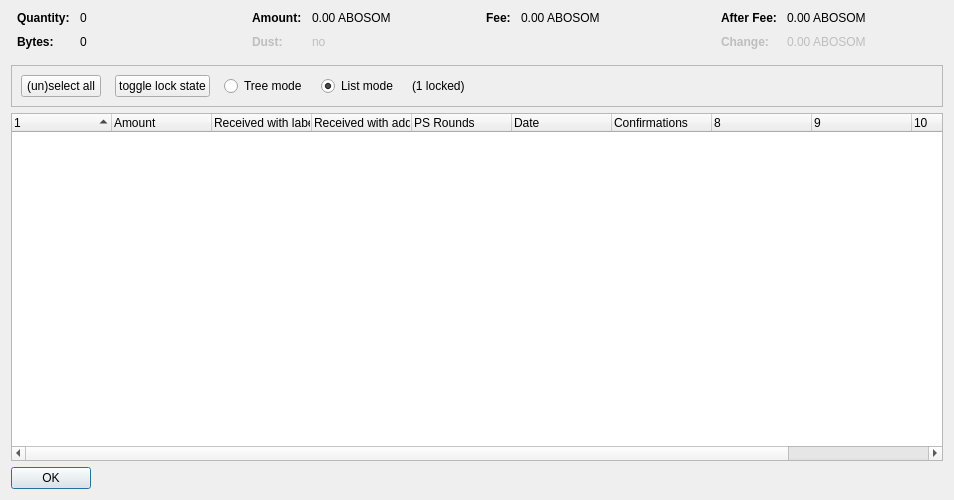
<?xml version="1.0" encoding="UTF-8"?>
<ui version="4.0">
 <class>CoinControlDialog</class>
 <widget class="QDialog" name="CoinControlDialog">
  <property name="geometry">
   <rect>
    <x>0</x>
    <y>0</y>
    <width>954</width>
    <height>500</height>
   </rect>
  </property>
  <property name="windowTitle">
   <string>Coin Selection</string>
  </property>
  <layout class="QVBoxLayout" name="verticalLayout">
   <item>
    <layout class="QHBoxLayout" name="horizontalLayoutTop" stretch="0,0,0,0">
     <property name="topMargin">
      <number>0</number>
     </property>
     <property name="bottomMargin">
      <number>10</number>
     </property>
     <item>
      <layout class="QFormLayout" name="formLayoutCoinControl1">
       <property name="horizontalSpacing">
        <number>10</number>
       </property>
       <property name="verticalSpacing">
        <number>10</number>
       </property>
       <property name="leftMargin">
        <number>6</number>
       </property>
       <property name="rightMargin">
        <number>6</number>
       </property>
       <item row="0" column="0">
        <widget class="QLabel" name="labelCoinControlQuantityText">
         <property name="font">
          <font>
           <weight>75</weight>
           <bold>true</bold>
          </font>
         </property>
         <property name="text">
          <string>Quantity:</string>
         </property>
        </widget>
       </item>
       <item row="0" column="1">
        <widget class="QLabel" name="labelCoinControlQuantity">
         <property name="cursor">
          <cursorShape>IBeamCursor</cursorShape>
         </property>
         <property name="contextMenuPolicy">
          <enum>Qt::ActionsContextMenu</enum>
         </property>
         <property name="text">
          <string notr="true">0</string>
         </property>
         <property name="textInteractionFlags">
          <set>Qt::LinksAccessibleByMouse|Qt::TextSelectableByKeyboard|Qt::TextSelectableByMouse</set>
         </property>
        </widget>
       </item>
       <item row="1" column="0">
        <widget class="QLabel" name="labelCoinControlBytesText">
         <property name="font">
          <font>
           <weight>75</weight>
           <bold>true</bold>
          </font>
         </property>
         <property name="text">
          <string>Bytes:</string>
         </property>
        </widget>
       </item>
       <item row="1" column="1">
        <widget class="QLabel" name="labelCoinControlBytes">
         <property name="cursor">
          <cursorShape>IBeamCursor</cursorShape>
         </property>
         <property name="contextMenuPolicy">
          <enum>Qt::ActionsContextMenu</enum>
         </property>
         <property name="text">
          <string notr="true">0</string>
         </property>
         <property name="textInteractionFlags">
          <set>Qt::LinksAccessibleByMouse|Qt::TextSelectableByKeyboard|Qt::TextSelectableByMouse</set>
         </property>
        </widget>
       </item>
      </layout>
     </item>
     <item>
      <layout class="QFormLayout" name="formLayoutCoinControl2">
       <property name="horizontalSpacing">
        <number>10</number>
       </property>
       <property name="verticalSpacing">
        <number>10</number>
       </property>
       <property name="leftMargin">
        <number>6</number>
       </property>
       <property name="rightMargin">
        <number>6</number>
       </property>
       <item row="0" column="0">
        <widget class="QLabel" name="labelCoinControlAmountText">
         <property name="font">
          <font>
           <weight>75</weight>
           <bold>true</bold>
          </font>
         </property>
         <property name="text">
          <string>Amount:</string>
         </property>
        </widget>
       </item>
       <item row="0" column="1">
        <widget class="QLabel" name="labelCoinControlAmount">
         <property name="cursor">
          <cursorShape>IBeamCursor</cursorShape>
         </property>
         <property name="contextMenuPolicy">
          <enum>Qt::ActionsContextMenu</enum>
         </property>
         <property name="text">
          <string notr="true">0.00 ABOSOM</string>
         </property>
         <property name="textInteractionFlags">
          <set>Qt::LinksAccessibleByMouse|Qt::TextSelectableByKeyboard|Qt::TextSelectableByMouse</set>
         </property>
        </widget>
       </item>
       <item row="1" column="0">
        <widget class="QLabel" name="labelCoinControlLowOutputText">
         <property name="enabled">
          <bool>false</bool>
         </property>
         <property name="font">
          <font>
           <weight>75</weight>
           <bold>true</bold>
          </font>
         </property>
         <property name="text">
          <string>Dust:</string>
         </property>
        </widget>
       </item>
       <item row="1" column="1">
        <widget class="QLabel" name="labelCoinControlLowOutput">
         <property name="enabled">
          <bool>false</bool>
         </property>
         <property name="cursor">
          <cursorShape>IBeamCursor</cursorShape>
         </property>
         <property name="contextMenuPolicy">
          <enum>Qt::ActionsContextMenu</enum>
         </property>
         <property name="text">
          <string notr="true">no</string>
         </property>
         <property name="textInteractionFlags">
          <set>Qt::LinksAccessibleByMouse|Qt::TextSelectableByKeyboard|Qt::TextSelectableByMouse</set>
         </property>
        </widget>
       </item>
      </layout>
     </item>
     <item>
      <layout class="QFormLayout" name="formLayoutCoinControl3">
       <property name="horizontalSpacing">
        <number>10</number>
       </property>
       <property name="verticalSpacing">
        <number>10</number>
       </property>
       <property name="leftMargin">
        <number>6</number>
       </property>
       <property name="rightMargin">
        <number>6</number>
       </property>
       <item row="0" column="0">
        <widget class="QLabel" name="labelCoinControlFeeText">
         <property name="font">
          <font>
           <weight>75</weight>
           <bold>true</bold>
          </font>
         </property>
         <property name="text">
          <string>Fee:</string>
         </property>
        </widget>
       </item>
       <item row="0" column="1">
        <widget class="QLabel" name="labelCoinControlFee">
         <property name="cursor">
          <cursorShape>IBeamCursor</cursorShape>
         </property>
         <property name="contextMenuPolicy">
          <enum>Qt::ActionsContextMenu</enum>
         </property>
         <property name="text">
          <string notr="true">0.00 ABOSOM</string>
         </property>
         <property name="textInteractionFlags">
          <set>Qt::LinksAccessibleByMouse|Qt::TextSelectableByKeyboard|Qt::TextSelectableByMouse</set>
         </property>
        </widget>
       </item>
      </layout>
     </item>
     <item>
      <layout class="QFormLayout" name="formLayoutCoinControl4">
       <property name="horizontalSpacing">
        <number>10</number>
       </property>
       <property name="verticalSpacing">
        <number>10</number>
       </property>
       <property name="leftMargin">
        <number>6</number>
       </property>
       <property name="rightMargin">
        <number>6</number>
       </property>
       <item row="0" column="0">
        <widget class="QLabel" name="labelCoinControlAfterFeeText">
         <property name="font">
          <font>
           <weight>75</weight>
           <bold>true</bold>
          </font>
         </property>
         <property name="text">
          <string>After Fee:</string>
         </property>
        </widget>
       </item>
       <item row="0" column="1">
        <widget class="QLabel" name="labelCoinControlAfterFee">
         <property name="cursor">
          <cursorShape>IBeamCursor</cursorShape>
         </property>
         <property name="contextMenuPolicy">
          <enum>Qt::ActionsContextMenu</enum>
         </property>
         <property name="text">
          <string notr="true">0.00 ABOSOM</string>
         </property>
         <property name="textInteractionFlags">
          <set>Qt::LinksAccessibleByMouse|Qt::TextSelectableByKeyboard|Qt::TextSelectableByMouse</set>
         </property>
        </widget>
       </item>
       <item row="1" column="0">
        <widget class="QLabel" name="labelCoinControlChangeText">
         <property name="enabled">
          <bool>false</bool>
         </property>
         <property name="font">
          <font>
           <weight>75</weight>
           <bold>true</bold>
          </font>
         </property>
         <property name="text">
          <string>Change:</string>
         </property>
        </widget>
       </item>
       <item row="1" column="1">
        <widget class="QLabel" name="labelCoinControlChange">
         <property name="enabled">
          <bool>false</bool>
         </property>
         <property name="cursor">
          <cursorShape>IBeamCursor</cursorShape>
         </property>
         <property name="contextMenuPolicy">
          <enum>Qt::ActionsContextMenu</enum>
         </property>
         <property name="text">
          <string notr="true">0.00 ABOSOM</string>
         </property>
         <property name="textInteractionFlags">
          <set>Qt::LinksAccessibleByMouse|Qt::TextSelectableByKeyboard|Qt::TextSelectableByMouse</set>
         </property>
        </widget>
       </item>
      </layout>
     </item>
    </layout>
   </item>
   <item>
    <widget class="QFrame" name="frame">
     <property name="minimumSize">
      <size>
       <width>0</width>
       <height>40</height>
      </size>
     </property>
     <property name="frameShape">
      <enum>QFrame::StyledPanel</enum>
     </property>
     <property name="frameShadow">
      <enum>QFrame::Sunken</enum>
     </property>
     <layout class="QHBoxLayout" name="horizontalLayout">
      <item>
       <layout class="QHBoxLayout" name="horizontalLayoutPanel" stretch="0,0,0,0,0,0">
        <property name="spacing">
         <number>14</number>
        </property>
        <item>
         <widget class="QPushButton" name="pushButtonSelectAll">
          <property name="sizePolicy">
           <sizepolicy hsizetype="Maximum" vsizetype="Fixed">
            <horstretch>0</horstretch>
            <verstretch>0</verstretch>
           </sizepolicy>
          </property>
          <property name="text">
           <string>(un)select all</string>
          </property>
          <property name="autoDefault">
           <bool>false</bool>
          </property>
         </widget>
        </item>
        <item>
         <widget class="QPushButton" name="pushButtonToggleLock">
          <property name="sizePolicy">
           <sizepolicy hsizetype="Maximum" vsizetype="Fixed">
            <horstretch>0</horstretch>
            <verstretch>0</verstretch>
           </sizepolicy>
          </property>
          <property name="text">
           <string>toggle lock state</string>
          </property>
          <property name="autoDefault">
           <bool>false</bool>
          </property>
         </widget>
        </item>
        <item>
         <widget class="QRadioButton" name="radioTreeMode">
          <property name="sizePolicy">
           <sizepolicy hsizetype="Maximum" vsizetype="Fixed">
            <horstretch>0</horstretch>
            <verstretch>0</verstretch>
           </sizepolicy>
          </property>
          <property name="text">
           <string>Tree mode</string>
          </property>
         </widget>
        </item>
        <item>
         <widget class="QRadioButton" name="radioListMode">
          <property name="sizePolicy">
           <sizepolicy hsizetype="Maximum" vsizetype="Fixed">
            <horstretch>0</horstretch>
            <verstretch>0</verstretch>
           </sizepolicy>
          </property>
          <property name="text">
           <string>List mode</string>
          </property>
          <property name="checked">
           <bool>true</bool>
          </property>
         </widget>
        </item>
        <item>
         <widget class="QLabel" name="labelLocked">
          <property name="text">
           <string>(1 locked)</string>
          </property>
         </widget>
        </item>
        <item>
         <spacer name="horizontalSpacer">
          <property name="orientation">
           <enum>Qt::Horizontal</enum>
          </property>
          <property name="sizeHint" stdset="0">
           <size>
            <width>40</width>
            <height>20</height>
           </size>
          </property>
         </spacer>
        </item>
       </layout>
      </item>
     </layout>
    </widget>
   </item>
   <item>
    <widget class="CoinControlTreeWidget" name="treeWidget">
     <property name="contextMenuPolicy">
      <enum>Qt::CustomContextMenu</enum>
     </property>
     <property name="sortingEnabled">
      <bool>false</bool>
     </property>
     <property name="columnCount">
      <number>11</number>
     </property>
     <attribute name="headerShowSortIndicator" stdset="0">
      <bool>true</bool>
     </attribute>
     <attribute name="headerStretchLastSection">
      <bool>false</bool>
     </attribute>
     <column>
      <property name="text">
       <string/>
      </property>
     </column>
     <column>
      <property name="text">
       <string>Amount</string>
      </property>
     </column>
     <column>
      <property name="text">
       <string>Received with label</string>
      </property>
     </column>
     <column>
      <property name="text">
       <string>Received with address</string>
      </property>
     </column>
     <column>
      <property name="text">
       <string>PS Rounds</string>
      </property>
     </column>
     <column>
      <property name="text">
       <string>Date</string>
      </property>
     </column>
     <column>
      <property name="text">
       <string>Confirmations</string>
      </property>
      <property name="toolTip">
       <string>Confirmed</string>
      </property>
     </column>
     <column>
      <property name="text">
       <string/>
      </property>
     </column>
     <column>
      <property name="text">
       <string/>
      </property>
     </column>
     <column>
      <property name="text">
       <string/>
      </property>
     </column>
     <column>
      <property name="text">
       <string/>
      </property>
     </column>
    </widget>
   </item>
   <item>
    <widget class="QDialogButtonBox" name="buttonBox">
     <property name="sizePolicy">
      <sizepolicy hsizetype="Maximum" vsizetype="Fixed">
       <horstretch>0</horstretch>
       <verstretch>0</verstretch>
      </sizepolicy>
     </property>
     <property name="orientation">
      <enum>Qt::Horizontal</enum>
     </property>
     <property name="standardButtons">
      <set>QDialogButtonBox::Ok</set>
     </property>
    </widget>
   </item>
  </layout>
 </widget>
 <customwidgets>
  <customwidget>
   <class>CoinControlTreeWidget</class>
   <extends>QTreeWidget</extends>
   <header>coincontroltreewidget.h</header>
  </customwidget>
 </customwidgets>
 <resources/>
 <connections/>
</ui>
